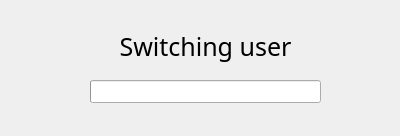
<?xml version="1.0" encoding="UTF-8"?>
<ui version="4.0">
 <class>Form</class>
 <widget class="QWidget" name="Form">
  <property name="geometry">
   <rect>
    <x>0</x>
    <y>0</y>
    <width>400</width>
    <height>136</height>
   </rect>
  </property>
  <property name="windowTitle">
   <string>Form</string>
  </property>
  <property name="styleSheet">
   <string notr="true">QLabel{
font: 25px Tempus Sans ITC;
}</string>
  </property>
  <widget class="QLabel" name="label">
   <property name="geometry">
    <rect>
     <x>70</x>
     <y>26</y>
     <width>271</width>
     <height>41</height>
    </rect>
   </property>
   <property name="text">
    <string>Switching user</string>
   </property>
   <property name="alignment">
    <set>Qt::AlignCenter</set>
   </property>
  </widget>
  <widget class="QProgressBar" name="progressBar">
   <property name="geometry">
    <rect>
     <x>90</x>
     <y>80</y>
     <width>231</width>
     <height>23</height>
    </rect>
   </property>
   <property name="alignment">
    <set>Qt::AlignCenter</set>
   </property>
   <property name="format">
    <string>Please wait...  %p%</string>
   </property>
  </widget>
 </widget>
 <resources/>
 <connections/>
</ui>
